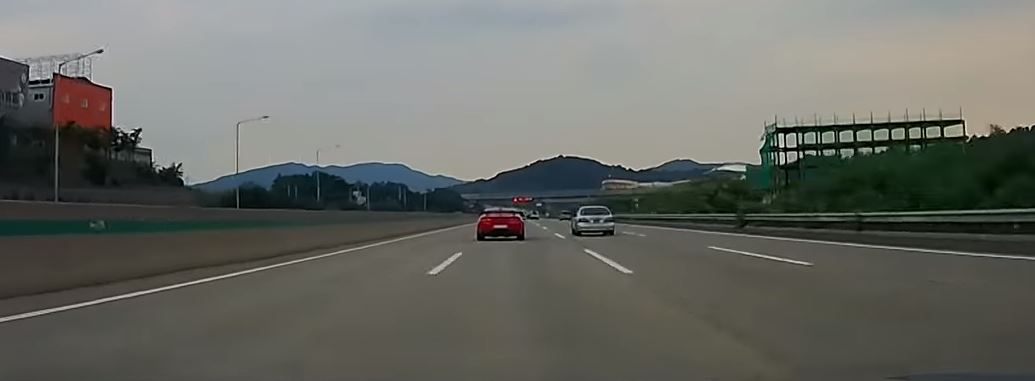
//> input picture test5.JPG, 1035 x 381 px
$ ./edgedetector   (built with g++ and OpenCV 4)
//> lines starting //> are read from the running program, lines starting //| are printed output that depends on the picture; after the words box and inside, x2 and y2 are one past the last pixel; in counts of white or black regions, pixels touching at a corner belong together
#define _CRT_SECURE_NO_WARNINGS
#include <iostream>
#include <opencv2/opencv.hpp>
#include <opencv2/highgui/highgui.hpp>

#include <opencv2/core/mat.hpp>
#include <opencv2/imgcodecs.hpp>
#include <opencv2/imgproc.hpp>
#include <opencv2/highgui.hpp>

using namespace std;
using namespace cv;

#define PI 3.141592

void cvOldCanny() {
	//original image
	//********************************************************************//
	// [9 lines of commented-out code are left out]
	//********************************************************************//

	IplImage* srcImage = cvLoadImage("test5.jpg", CV_LOAD_IMAGE_GRAYSCALE);
	if (srcImage == NULL) return ;
	IplImage* cannyImage = cvCreateImage(cvGetSize(srcImage), IPL_DEPTH_8U, 1);
	IplImage* cannyImage2 = cvCreateImage(cvGetSize(srcImage), IPL_DEPTH_8U, 1);
	IplImage* cannyImage3 = cvCreateImage(cvGetSize(srcImage), IPL_DEPTH_8U, 1);
	cvNamedWindow("testimage", CV_WINDOW_AUTOSIZE);
	cvNamedWindow("Canny", CV_WINDOW_AUTOSIZE);
	cvNamedWindow("Canny2", CV_WINDOW_AUTOSIZE);
	cvNamedWindow("Canny3", CV_WINDOW_AUTOSIZE);

	cvCanny(srcImage, cannyImage, 50, 100, 3);
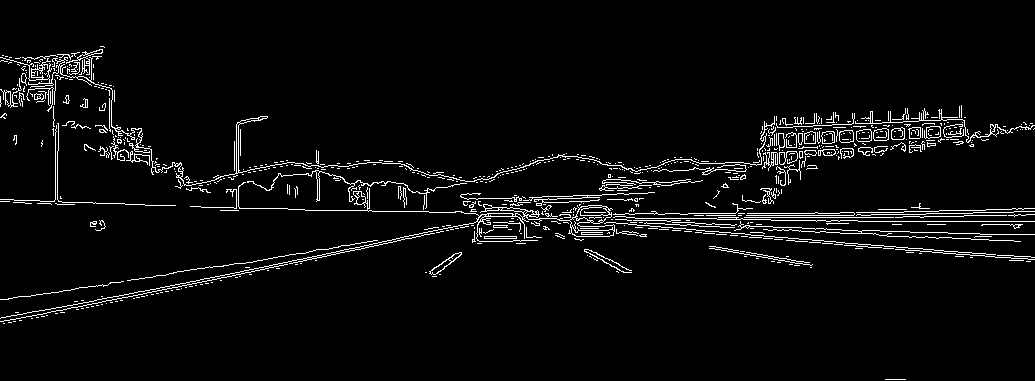
//> cannyImage: 381 rows x 1035 cols, CV_8UC1; 4.1% white in thin lines or dots, all inside (x1, y1, x2, y2) = (0, 46, 1035, 380)
	cvCanny(srcImage, cannyImage2, 100, 100, 3);
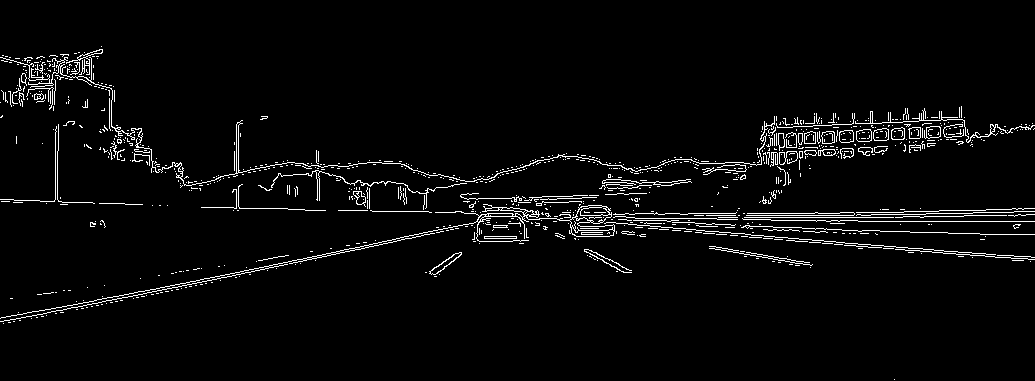
//> cannyImage2: 381 rows x 1035 cols, CV_8UC1; 3.4% white in thin lines or dots, all inside (x1, y1, x2, y2) = (0, 46, 1035, 380)
	cvCanny(srcImage, cannyImage3, 200, 200, 3);
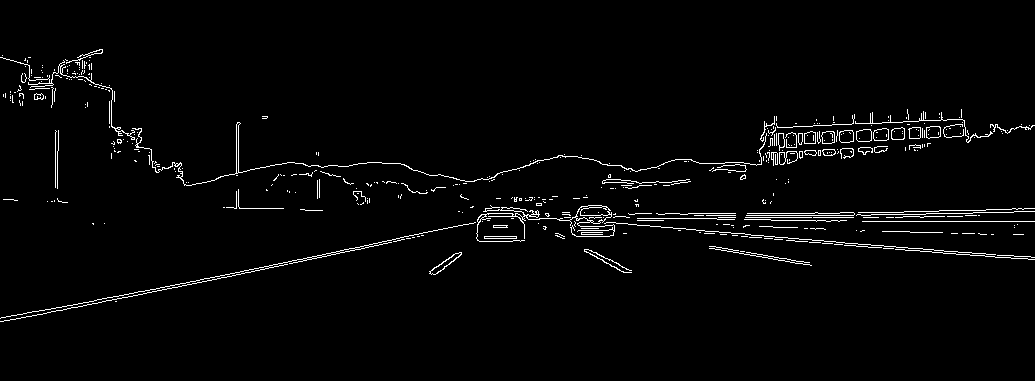
//> cannyImage3: 381 rows x 1035 cols, CV_8UC1; 2.3% white in thin lines or dots, all inside (x1, y1, x2, y2) = (0, 49, 1035, 322)

	cvShowImage("testimage", srcImage);
	cvShowImage("Canny", cannyImage);
	cvShowImage("Canny2", cannyImage2);
	cvShowImage("Canny3", cannyImage3);

	cvWaitKey(0);


	cvDestroyAllWindows();
	cvReleaseImage(&srcImage);
	cvReleaseImage(&cannyImage);
	cvReleaseImage(&cannyImage2);
	cvReleaseImage(&cannyImage3);

}


//기울기 설정
// [145 lines left out: functions limit_slope, region_of_interest, draw_lines, cannyMat, main, not called in this run]

// added to run one function of the file
int main() { cvOldCanny(); }
